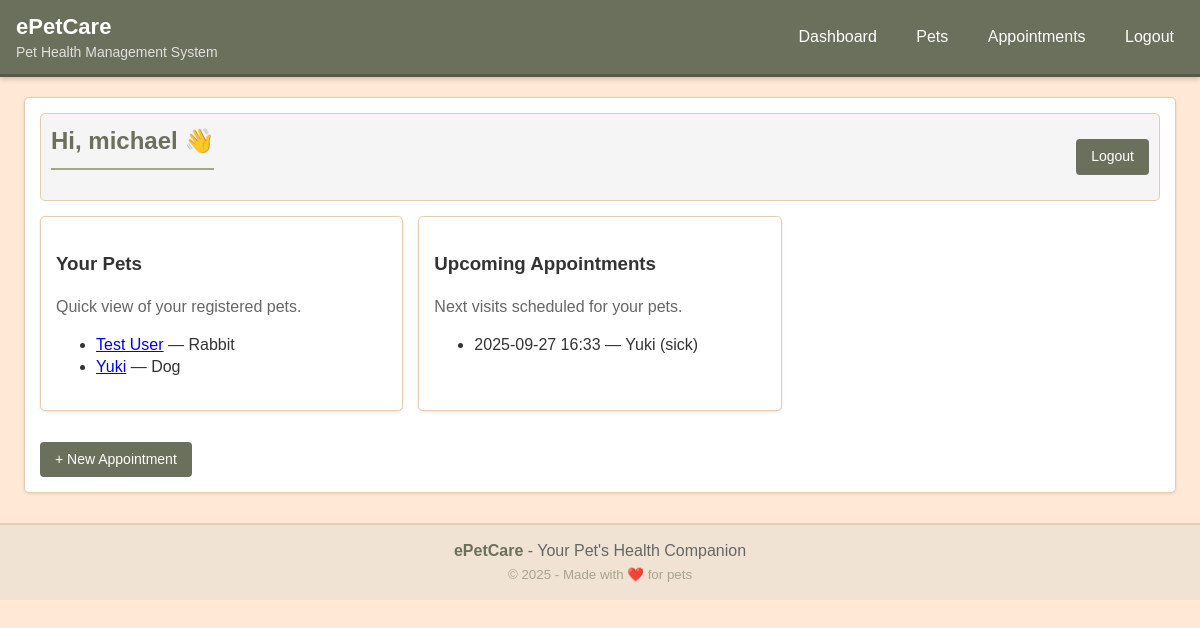
/dashboard/ (signed in), run on an earlier commit of the app's database.
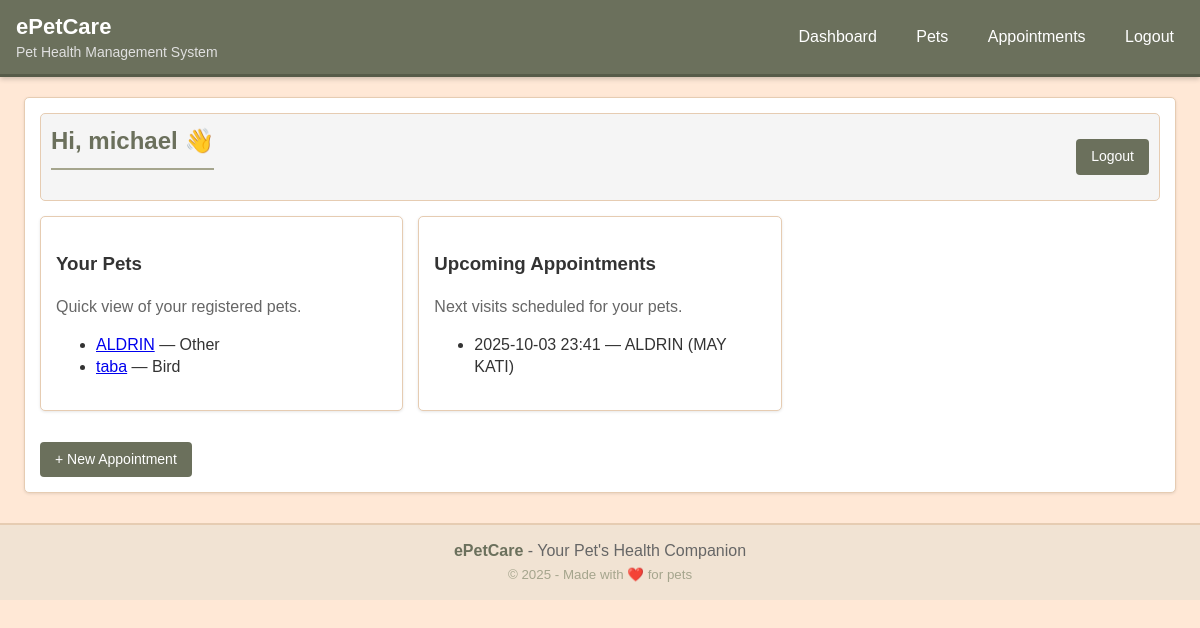
And on a later commit of the database.
### clinic/models.py (models this page shows, shortened)
class Owner(models.Model):
    user = models.OneToOneField(User, on_delete=models.CASCADE, related_name='owner_profile', null=True, blank=True)
    full_name = models.CharField(max_length=120)
    email = models.EmailField(blank=True)
    phone = models.CharField(max_length=30, blank=True)
    address = models.TextField(blank=True)
    created_at = models.DateTimeField(auto_now_add=True)

class Pet(models.Model):
    class Species(models.TextChoices):
        DOG = 'dog', 'Dog'
        CAT = 'cat', 'Cat'
        BIRD = 'bird', 'Bird'
        RABBIT = 'rabbit', 'Rabbit'
        OTHER = 'other', 'Other'
    class Sex(models.TextChoices):
        MALE = 'male', 'Male'
        FEMALE = 'female', 'Female'
        UNKNOWN = 'unknown', 'Unknown'
    owner = models.ForeignKey(Owner, on_delete=models.CASCADE, related_name='pets')
    name = models.CharField(max_length=80)
    species = models.CharField(max_length=20, choices=Species.choices, default=Species.DOG)
    breed = models.CharField(max_length=80, blank=True)
    sex = models.CharField(max_length=20, choices=Sex.choices, default=Sex.UNKNOWN)
    birth_date = models.DateField(null=True, blank=True)
    weight_kg = models.DecimalField(max_digits=5, decimal_places=2, null=True, blank=True)
    notes = models.TextField(blank=True)

class Appointment(models.Model):
    class Status(models.TextChoices):
        SCHEDULED = 'scheduled', 'Scheduled'
        COMPLETED = 'completed', 'Completed'
        CANCELLED = 'cancelled', 'Cancelled'
    pet = models.ForeignKey(Pet, on_delete=models.CASCADE, related_name='appointments')
    date_time = models.DateTimeField()
    reason = models.CharField(max_length=160)
    notes = models.TextField(blank=True)
    status = models.CharField(max_length=20, choices=Status.choices, default=Status.SCHEDULED)

### clinic/views.py (the view)
# urls.py: path('dashboard/', views.dashboard, name='dashboard'),
@login_required
def dashboard(request):
    owner = getattr(request.user, 'owner_profile', None)
    pets = Pet.objects.filter(owner=owner).order_by('name') if owner else Pet.objects.none()
    upcoming = Appointment.objects.filter(pet__owner=owner).order_by('date_time')[:10] if owner else Appointment.objects.none()
    return render(request, 'clinic/dashboard.html', {"owner": owner, "pets": pets, "appointments": upcoming})

### clinic/templates/clinic/dashboard.html (shortened to what this page needs)
{% extends 'clinic/base.html' %}
{% block content %}
<div class="toolbar">
  <h2>Hi{% if owner %}, {{ owner.full_name }}{% endif %} 👋</h2>
  <a class="btn" href="{% url 'logout' %}">Logout</a>
</div>
<div class="grid-cards" style="margin-bottom:16px;">
  <div class="card">
    <h3>Your Pets</h3>
    <p class="muted">Quick view of your registered pets.</p>
    <ul>
      {% for pet in pets %}
        <li><a href="{% url 'pet_detail' pet.pk %}">{{ pet.name }}</a> — {{ pet.get_species_display }}</li>
      {% empty %}
        <li class="muted">No pets yet. Please ask the clinic to add your pets.</li>
      {% endfor %}
    </ul>
  </div>
  <div class="card">
    <h3>Upcoming Appointments</h3>
    <p class="muted">Next visits scheduled for your pets.</p>
    <ul>
    {% for a in appointments %}
      <li>{{ a.date_time|date:"Y-m-d H:i" }} — {{ a.pet.name }} ({{ a.reason }})</li>
    {% empty %}
      <li class="muted">No upcoming appointments.</li>
    {% endfor %}
    </ul>
  </div>
</div>
<a class="btn" href="{% url 'appointment_create' %}">+ New Appointment</a>
{% endblock %}

### clinic/templates/clinic/base.html (shortened to what this page needs)
<!DOCTYPE html>
<html lang="en">
<head>
    {% load static %}
    <link rel="stylesheet" href="{% static 'clinic/styles.css' %}?v=20250926">
</head>
<body>
    <header class="site-header">
        <div class="header-inner">
            <div>
                <a class="brand" href="{% url 'home' %}"><strong>ePetCare</strong></a>
                <div class="tagline">Pet Health Management System</div>
            </div>
            <nav class="nav">
                {% if request.user.is_authenticated %}
                    <a class="nav-link" href="{% url 'dashboard' %}">Dashboard</a>
                    <a class="nav-link" href="{% url 'pet_list' %}">Pets</a>
                    <a class="nav-link" href="{% url 'appointment_list' %}">Appointments</a>
                    <a class="nav-link" href="{% url 'logout' %}">Logout</a>
                {% else %}
                    <a class="nav-link" href="{% url 'home' %}">Home</a>
                    <a class="nav-link" href="{% url 'login' %}">Login</a>
                    <a class="nav-link" href="{% url 'register' %}">Register</a>
                {% endif %}
            </nav>
        </div>
    </header>
    <main class="container">
        {% block content %}{% endblock %}
    </main>
    <footer style="background: #F1E3D3; padding: 15px; margin-top: 30px; border-top: 2px solid #E6CCB2; text-align: center;">
        <strong style="color: #6B705C;">ePetCare</strong> - Your Pet's Health Companion
        <br>
        <small style="color: #A5A58D;">© 2025 - Made with ❤️ for pets</small>
    </footer>
</body>
</html>

### clinic/static/clinic/styles.css (style rules this page uses)
:root { --bg:#FFE8D6; --panel:#ffffff; --muted:#666666; --text:#333333; --brand:#6B705C; --brand-2:#565B49; --good:#6B8E23; --warn:#D4A373; --bad:#BC6C25; --border:#E6CCB2; --card:#ffffff; --primary-light:#A5A58D; --accent:#CB997E; }
* { box-sizing:border-box }
body { color:var(--text); margin:0; font-family: Arial, Helvetica, sans-serif; background:var(--bg); line-height:1.4; }
.site-header { background:var(--brand); position:sticky; top:0; border-bottom:3px solid var(--brand-2); z-index:100; box-shadow: 0 2px 5px rgba(0,0,0,0.2); }
.header-inner { width:100%; margin:0; padding:12px 16px; display:flex; align-items:center; justify-content:space-between; }
.brand { color:white; text-decoration:none; font-size:22px; font-weight:bold; }
.tagline { font-size:14px; color:#e0e0e0; }
.nav-link { color:white; text-decoration:none; margin-left:15px; padding:5px 10px; border-radius:4px; }
.container { max-width:1200px; width:96%; margin:20px auto; padding:15px; background:white; border:1px solid var(--border); border-radius:5px; box-shadow:0 1px 3px rgba(0,0,0,0.1); }
footer { color:var(--muted); text-align:center; padding:20px; background:#f8f8f8; border-top:1px solid var(--border); }
.btn { display:inline-block; padding:8px 15px; background:var(--brand); color:white; border-radius:4px; text-decoration:none; border:none; cursor:pointer; font-size:14px; }
.toolbar { display:flex; justify-content:space-between; align-items:center; margin-bottom:15px; padding:10px; background:#f5f5f5; border:1px solid var(--border); border-radius:5px; }
.grid-cards { display:grid; grid-template-columns:repeat(auto-fill, minmax(300px, 1fr)); gap:15px; }
.card { background:white; border:1px solid var(--border); border-radius:5px; padding:15px; margin-bottom:15px; box-shadow:0 1px 3px rgba(0,0,0,0.1); }
.muted { color:var(--muted); }
h2 { margin-top:0; padding-bottom:10px; border-bottom:2px solid var(--primary-light); color:var(--brand); }

What changed in the data, as far as the page shows it:
removed Pet: name "Test User", species "Rabbit"
removed Pet: name "Yuki", species "Dog"
removed Appointment: date_time "2025-09-27 16:33", pet.name "Yuki", reason "sick"
added Pet: name "ALDRIN", species "Other"
added Pet: name "taba", species "Bird"
added Appointment: date_time "2025-10-03 23:41", pet.name "ALDRIN", reason "MAY KATI"
